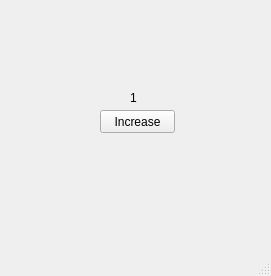
<?xml version="1.0" encoding="UTF-8"?>
<ui version="4.0">
 <class>MainWindow</class>
 <widget class="QMainWindow" name="MainWindow">
  <property name="geometry">
   <rect>
    <x>0</x>
    <y>0</y>
    <width>271</width>
    <height>276</height>
   </rect>
  </property>
  <property name="windowTitle">
   <string>MainWindow</string>
  </property>
  <widget class="QWidget" name="centralwidget">
   <widget class="QPushButton" name="pb">
    <property name="geometry">
     <rect>
      <x>100</x>
      <y>110</y>
      <width>75</width>
      <height>23</height>
     </rect>
    </property>
    <property name="text">
     <string>Increase</string>
    </property>
   </widget>
   <widget class="QLabel" name="lbl">
    <property name="geometry">
     <rect>
      <x>130</x>
      <y>90</y>
      <width>31</width>
      <height>16</height>
     </rect>
    </property>
    <property name="text">
     <string>1</string>
    </property>
   </widget>
  </widget>
  <widget class="QMenuBar" name="menubar">
   <property name="geometry">
    <rect>
     <x>0</x>
     <y>0</y>
     <width>271</width>
     <height>21</height>
    </rect>
   </property>
  </widget>
  <widget class="QStatusBar" name="statusbar"/>
 </widget>
 <resources/>
 <connections/>
</ui>
